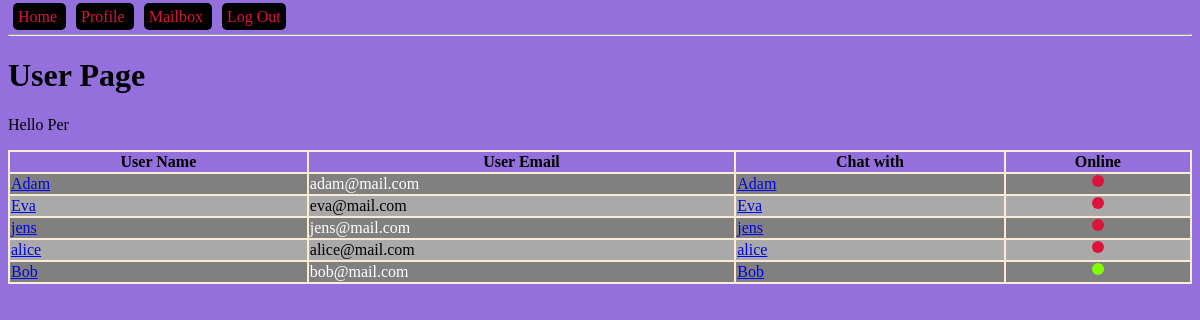
Before: /profile (signed in) with the older database file.
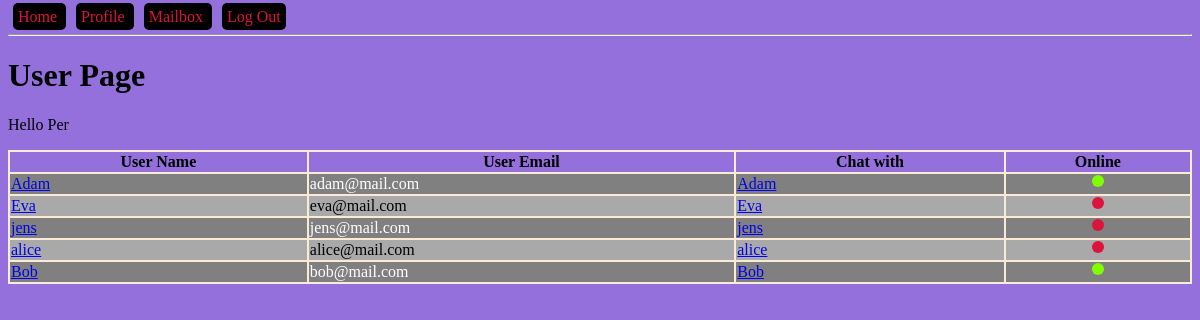
After: the same page with the newer database file.
### models.py (models this page shows, shortened)
class User(db.Model):
    id = db.Column(db.Integer, primary_key=True, autoincrement=True)
    name = db.Column(db.String(150))
    email = db.Column(db.String(150), unique=True)
    password = db.Column(db.String(100))
    public_rsa = db.Column(db.Text)
    admin = db.Column(db.BOOLEAN, default=False)
    online = db.Column(db.BOOLEAN, default=False)
    sent_messages = db.relationship('Message', backref='sender', lazy=True)
    recv_messages = db.relationship('Message', secondary=message_recv, lazy='subquery',
                                    backref=db.backref('receivers', lazy=True))

### blueprints/user/__init__.py (the view)
@bp_user.get('/profile')
@login_required
def user_get():
    users = get_all_but_current_user()
    return render_template("user.html", users=users)

### app.py (called while the page is built)
def create_app():
    app = Flask(__name__)
    app.config['SECRET_KEY'] = '123secret'
    app.config['SQLALCHEMY_TRACK_MODIFICATIONS'] = False
    app.config['SQLALCHEMY_DATABASE_URI'] = 'sqlite:///db.sqlite'
    db.init_app(app)
    login_manager = LoginManager()
    login_manager.init_app(app)
    @login_manager.user_loader
    def load_user(user_id):
        from models import User
        return User.query.filter_by(id=user_id).first()
    from blueprints.open import bp_open
    app.register_blueprint(bp_open)
    from blueprints.user import bp_user
    app.register_blueprint(bp_user)
    from blueprints.api import bp_api
    app.register_blueprint(bp_api, url_prefix='/api/v1.0')
    from blueprints.admin import bp_admin
    app.register_blueprint(bp_admin)
    from blueprints.ajax import bp_ajax
    app.register_blueprint(bp_ajax)
    return app

### controllers/user_controller.py (called while the page is built)
def get_all_but_current_user():
    from models import User
    user = current_user
    return User.query.filter(User.id != user.id).all()

### templates/user.html (shortened to what this page needs)
{% extends "base-template.html" %}
{% block content %}
    <h1 id="main-heading">User Page</h1>
    <p>Hello {{ current_user.name }}</p>
    <table>
        <tr>
            <th>User Name</th>
            <th>User Email</th>
            <th>Chat with</th>
            <th>Online</th>
        </tr>
        {% for user in users %}
            <tr>
                <td><a href="{{ url_for('bp_user.message_get', user_id=user.id) }}">{{ user.name }}</a></td>
                <td>{{ user.email }}</td>
                <td><a href="{{ url_for('bp_user.chat_get', user_id=user.id) }}">{{ user.name }}</a></td>
                <td class="center-content">
                    {% if user.online %}
                        <div class="circle online"></div>
                    {% else %}
                        <div class="circle offline"></div>
                    {% endif %}
                </td>
            </tr>
        {% endfor %}
    </table>
{% endblock %}

Changed rows visible on the page:
changed User "Adam": online False → True (drawn)
